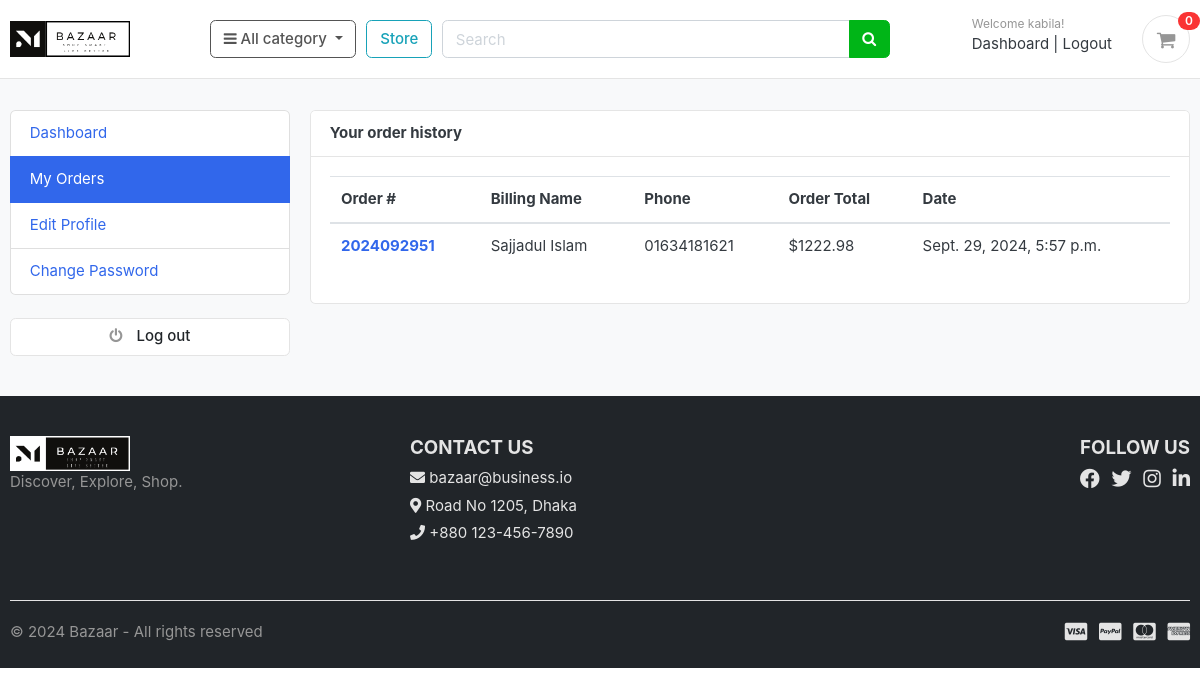
Page /accounts/my_orders/ (signed in) on the earlier database version.
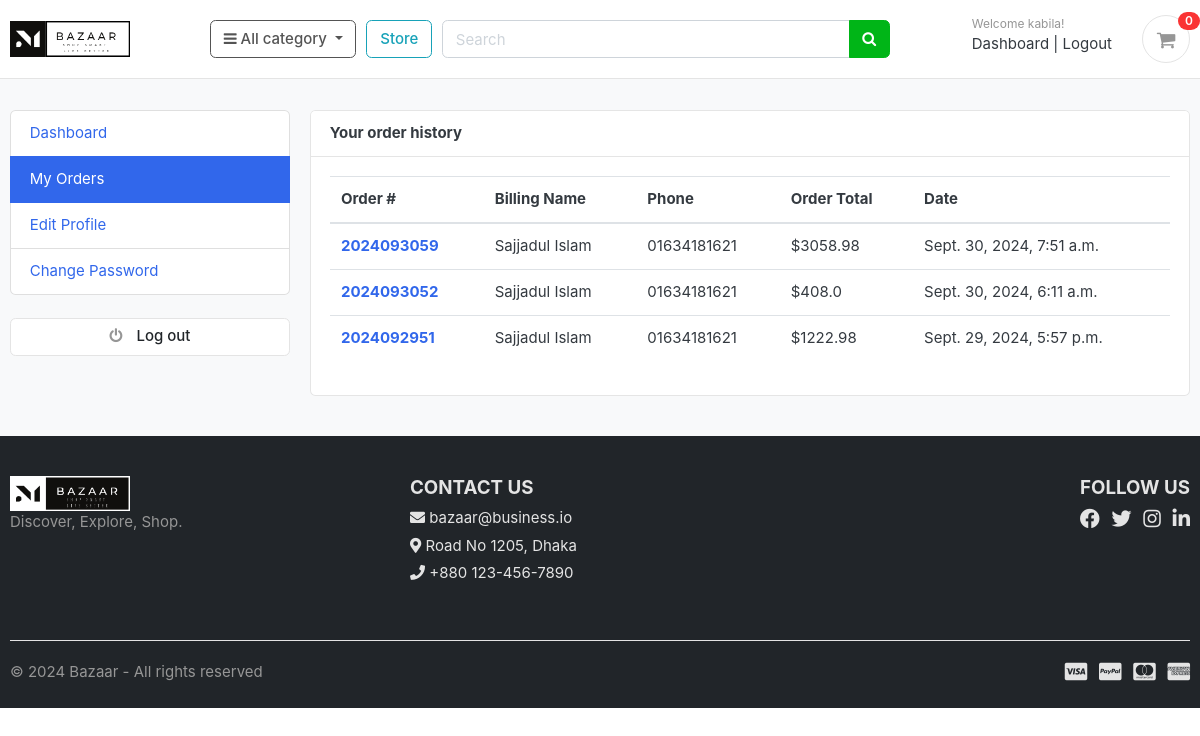
Same page on the later database version.
### accounts/models.py (models this page shows, shortened)
class Account(AbstractBaseUser):
    first_name      = models.CharField(max_length=50)
    last_name       = models.CharField(max_length=50)
    username        = models.CharField(max_length=50, unique=True)
    email           = models.EmailField(max_length=100, unique=True)
    phone_number    = models.CharField(max_length=50)
    date_joined     = models.DateTimeField(auto_now_add=True)
    last_login      = models.DateTimeField(auto_now=True)
    is_admin        = models.BooleanField(default=False)
    is_staff        = models.BooleanField(default=False)
    is_active        = models.BooleanField(default=False)
    is_superadmin        = models.BooleanField(default=False)
    USERNAME_FIELD = 'email'
    REQUIRED_FIELDS = ['username', 'first_name', 'last_name']
    objects = MyAccountManager()

### orders/models.py (models this page shows, shortened)
class Order(models.Model):
    STATUS = (
        ('New', 'New'),
        ('Accepted', 'Accepted'),
        ('Completed', 'Completed'),
        ('Cancelled', 'Cancelled'),
    )
    user = models.ForeignKey(Account, on_delete=models.SET_NULL, null=True)
    payment = models.ForeignKey(
        Payment, on_delete=models.SET_NULL, blank=True, null=True)
    order_number = models.CharField(max_length=20)
    first_name = models.CharField(max_length=50)
    last_name = models.CharField(max_length=50)
    phone = models.CharField(max_length=15)
    email = models.EmailField(max_length=50)
    address_line_1 = models.CharField(max_length=50)
    address_line_2 = models.CharField(max_length=50, blank=True)
    country = models.CharField(max_length=50)
    state = models.CharField(max_length=50)
    city = models.CharField(max_length=50)
    order_note = models.CharField(max_length=100, blank=True)
    order_total = models.FloatField()
    tax = models.FloatField()
    status = models.CharField(max_length=10, choices=STATUS, default='New')
    ip = models.CharField(blank=True, max_length=20)
    is_ordered = models.BooleanField(default=False)
    created_at = models.DateTimeField(auto_now_add=True)
    updated_at = models.DateTimeField(auto_now=True)
    def full_name(self):
        return f'{self.first_name} {self.last_name}'

### accounts/views.py (the view)
# urls.py: path('my_orders/', views.my_orders, name='my_orders'),
@login_required(login_url='login')
def my_orders(request):
    orders = Order.objects.filter(user=request.user, is_ordered=True).order_by('-created_at')
    context = {
        'orders': orders,
    }
    return render(request, 'accounts/my_orders.html', context)

### cart/context_processors.py (called while the page is built)
def counter(request):
    cart_count = 0
    if 'admin' in request.path:
        return {}
    else:
        try:
            cart = Cart.objects.filter(cart_id=_cart_id(request))
            if request.user.is_authenticated:
                cart_items = CartItem.objects.all().filter(user=request.user)
            else:
                cart_items = CartItem.objects.all().filter(cart=cart[:1])
            for cart_item in cart_items:
                cart_count += cart_item.quantity
        except Cart.DoesNotExist:
            cart_count = 0
    return dict(cart_count=cart_count)

### cart/views.py (called while the page is built)
def _cart_id(request):
    cart = request.session.session_key
    if not cart:
        cart = request.session.create()
    return cart

### category/context_processors.py (called while the page is built)
def menu_links(request):
    links = Category.objects.all()
    return dict(links=links)

### category/models.py (called while the page is built)
    def get_url(self):
        return reverse('products_by_category', args=[self.slug])

### accounts/templates/accounts/my_orders.html (shortened to what this page needs)
{% extends 'base.html' %}
{% block content %}
<section class="section-conten padding-y bg">
<div class="container">
	<div class="row">
	{% include 'accounts/dashboard_sidebar.html' %}
	<main class="col-md-9">
		<article class="card">
		<header class="card-header">
			<strong class="d-inline-block mr-3">Your order history</strong>
		</header>
		<div class="card-body">
			<div class="row">
			<div class="col-md-12">
				<table class="table table-hover">
				  <thead>
				    <tr>
				      <th scope="col">Order #</th>
				      <th scope="col">Billing Name</th>
				      <th scope="col">Phone</th>
				      <th scope="col">Order Total</th>
							<th scope="col">Date</th>
				    </tr>
				  </thead>
				  <tbody>
						{% for order in orders %}
				    <tr>
				      <th scope="row"><a href="{% url 'order_detail' order.order_number %}">{{order.order_number}}</a></th>
				      <td>{{order.full_name}}</td>
				      <td>{{order.phone}}</td>
				      <td>${{order.order_total}}</td>
							<td>{{order.created_at}}</td>
				    </tr>
				{% endfor %}
				  </tbody>
				</table>
			</div>
			</div>
		</div>
		</article>
	</main>
</div>
</div>
</section>
{% endblock %}

### templates/base.html (shortened to what this page needs)
{% load static %}
<!DOCTYPE HTML>
<html lang="en">
<head>
  <link href="{% static 'css/bootstrap.css' %}" rel="stylesheet" type="text/css" />
  <link href="{% static 'fonts/fontawesome/css/all.min.css' %}" type="text/css" rel="stylesheet">
  <link href="{% static 'css/ui.css' %}" rel="stylesheet" type="text/css" />
  <link href="{% static 'css/responsive.css' %}" rel="stylesheet" media="only screen and (max-width: 1200px)" />
  <link href="{% static 'css/custom.css' %}" rel="stylesheet" type="text/css" />
  <link rel="stylesheet" href="https://cdnjs.cloudflare.com/ajax/libs/font-awesome/4.7.0/css/font-awesome.min.css">
</head>
<body>
  {% include 'includes/navbar.html' %}
  {% block content %}{% endblock %}
  {% include 'includes/footer.html' %}

### templates/includes/navbar.html (shortened to what this page needs)
{% load static %}
<header class="section-header fixed-top pb-8" style="background-color: white;">
  <section class="header-main border-bottom">
    <div class="container">
      <div class="row align-items-center">
        <div class="col-lg-2 col-md-3 col-6">
          <a href="{% url 'home' %}" class="brand-wrap">
            <img src="{% static 'images/black.png' %}" alt="Bazaar Logo" style="width: 120px; height: auto;">
          </a>
        </div>
        <div class="col-lg col-sm col-md col-6 flex-grow-0">
          <div class="category-wrap dropdown d-inline-block float-right">
            <button type="button" class="btn btn-outline-secondary dropdown-toggle" data-toggle="dropdown">
              <i class="fa fa-bars"></i> All category
            </button>
          </div>
        </div>
        <a href="{% url 'store' %}" class="btn btn-outline-info">Store</a>
        <div class="col-lg col-md-6 col-sm-12 col">
          <form action="{% url 'search' %}" class="search" method="GET">
            <div class="input-group w-100">
              <input type="text" class="form-control" style="width: 60%" placeholder="Search" name="keyword" />
              <div class="input-group-append">
                <button class="btn btn-success text-white" type="submit">
                  <i class="fa fa-search"></i>
                </button>
              </div>
            </div>
          </form>
        </div>
        <div class="col-lg-3 col-sm-6 col-8 order-2 order-lg-3">
          <div class="d-flex justify-content-end mb-3 mb-lg-0">
            {% if user.id is None %}
            <div class="widget-header">
              <small class="title text-muted">Welcome guest!</small>
              <div>
                <a href="{% url 'login' %}">Login</a>
                <span class="dark-transp"> | </span>
                <a href="{% url 'register' %}"> Register</a>
              </div>
            </div>
            {% else %}
            <div class="widget-header">
              <small class="title text-muted">Welcome {{user.first_name}}!</small>
              <div>
                <a href="{% url 'dashboard' %}">Dashboard</a>
                <span class="dark-transp"> | </span>
                <a href="{% url 'logout' %}"> Logout</a>
              </div>
            </div>
            {% endif %}
            <a href="{% url 'cart' %}" class="widget-header pl-3 ml-3">
              <div class="icon icon-sm rounded-circle border">
                <i class="fa fa-shopping-cart"></i>
              </div>
              <span class="badge badge-pill badge-danger notify">{{cart_count}}</span>
            </a>
          </div>
        </div>
      </div>
    </div>
  </section>
</header>

### accounts/templates/accounts/dashboard_sidebar.html
<aside class="col-md-3">
  <ul class="list-group">
    <a class="list-group-item {% if '/accounts/' == request.path %}active{% endif %}"
    href="{% url 'dashboard' %}"> Dashboard </a>
    <a class="list-group-item {% if '/my_orders/' in request.path %}active{% endif %}"
    href="{% url 'my_orders' %}"> My Orders </a>
    <a class="list-group-item {% if '/edit_profile/' in request.path %}active{% endif %}"
    href="{% url 'edit_profile' %}"> Edit Profile </a>
    <a class="list-group-item {% if '/change_password/' in request.path %}active{% endif %}"
    href="{% url 'change_password' %}"> Change Password </a>
  </ul>
  <br>
  <a class="btn btn-light btn-block" href="{% url 'logout' %}"> <i class="fa fa-power-off"></i> <span class="text">Log out</span> </a>
</aside>

### templates/includes/footer.html
{% load static %}
<footer class="section-footer bg-dark text-light" style="background: #343a40;">
	<div class="container">
		<section class="footer-top padding-y">
			<div class="row">
				<aside class="col-md-4 text-center text-md-left mb-4 mb-md-0">
					<div class="footer-logo">
						<img src="{% static 'images/white.png' %}" alt="Bazaar Logo"
							style="width: 120px; height: auto;">
					</div>
					<p class="text-muted">Discover, Explore, Shop.</p>
				</aside>
				<aside class="col-md-4">
					<h5 class="text-uppercase">Contact Us</h5>
					<ul class="list-unstyled">
						<li><i class="fas fa-envelope"></i> bazaar@business.io</li>
						<li><i class="fas fa-map-marker-alt"></i> Road No 1205, Dhaka</li>
						<li><i class="fas fa-phone"></i> +880 123-456-7890</li>
					</ul>
				</aside>
				<aside class="col-md-4 text-md-right text-center">
					<h5 class="text-uppercase">Follow Us</h5>
					<ul class="list-inline">
						<li class="list-inline-item">
							<a href="#" class="text-light social-icon" style="transition: color 0.3s ease;"
								onmouseover="this.style.color='#007bff'" onmouseout="this.style.color='light'"><i
									class="fab fa-facebook fa-lg"></i></a>
						</li>
						<li class="list-inline-item">
							<a href="#" class="text-light social-icon" style="transition: color 0.3s ease;"
								onmouseover="this.style.color='#007bff'" onmouseout="this.style.color='light'"><i
									class="fab fa-twitter fa-lg"></i></a>
						</li>
						<li class="list-inline-item">
							<a href="#" class="text-light social-icon" style="transition: color 0.3s ease;"
								onmouseover="this.style.color='#007bff'" onmouseout="this.style.color='light'"><i
									class="fab fa-instagram fa-lg"></i></a>
						</li>
						<li class="list-inline-item">
							<a href="#" class="text-light social-icon" style="transition: color 0.3s ease;"
								onmouseover="this.style.color='#007bff'" onmouseout="this.style.color='light'"><i
									class="fab fa-linkedin fa-lg"></i></a>
						</li>
					</ul>
				</aside>
			</div>
		</section>
		<section class="footer-bottom border-top padding-y" style="border-top: 1px solid rgba(255, 255, 255, 0.1);">
			<div class="row">
				<div class="col-md-6 text-center text-md-left">
					<p class="text-muted mb-0">© 2024 Bazaar - All rights reserved</p>
				</div>
				<div class="col-md-6 text-center text-md-right">
					<ul class="list-inline">
						<li class="list-inline-item"><i class="fab fa-cc-visa fa-lg"></i></li>
						<li class="list-inline-item"><i class="fab fa-cc-paypal fa-lg"></i></li>
						<li class="list-inline-item"><i class="fab fa-cc-mastercard fa-lg"></i></li>
						<li class="list-inline-item"><i class="fab fa-cc-amex fa-lg"></i></li>
					</ul>
				</div>
			</div>
		</section>
	</div>
</footer>

### static/css/ui.css (style rules this page uses)
html { font-family: "Inter", sans-serif; font-size: 15px; }
.icon-xs, .icon-sm, .icon-md, .icon-lg { display: inline-block; text-align: center; flex-shrink: 0; flex-grow: 0; }
.icon-sm { width: 48px; height: 48px; line-height: 48px !important; font-size: 20px; }
.padding-y { padding-top: 40px; padding-bottom: 40px; }
article:after, .form-group:after { display: block; clear: both; content: ""; }
.bg { background-color: #f8f9fa; }
p:last-child { margin-bottom: 0; }
.header-main { position: relative; padding-top: 1rem; padding-bottom: 1rem; }
.widget-header { display: inline-block; vertical-align: middle; position: relative; }
.widget-header a { color: #343a40; }
.widget-header i { color: #969696; }
.widget-header .title { display: block; }
.widget-header .notify { position: absolute; top: -3px; right: -10px; }
.section-footer ul li { margin-bottom: 5px; }
.section-footer ul a { color: inherit; }
.footer-bottom { padding-top: 20px; padding-bottom: 20px; }
.btn-light { background-color: #fff; border-color: #e4e4e4; }
.btn-light i { color: #969696; }
.btn i + .text { margin-left: 10px; }
.list-inline { margin-bottom: 0; }
.list-inline-item { vertical-align: middle; }
[class*=list-] li:after { visibility: hidden; display: block; content: ""; overflow: hidden; height: 0; clear: both; }
.notify { position: absolute; top: -4px; right: -10px; display: inline-block; padding: 0.25em 0.6em; font-size: 12px; line-height: 1; text-align: center; border-radius: 3rem; color: #fff; background-color: #fa3434; }

### templates/base.html (style rules this page uses)
body { padding-top: 70px; }
.fixed-top { z-index: 1030; }

Differences in the rows shown:
added Order: order_number "2024093059", full_name "Sajjadul Islam", phone "01634181621", order_total "3058.98", created_at "Sept. 30, 2024, 7:51 a.m."
added Order: order_number "2024093052", full_name "Sajjadul Islam", phone "01634181621", order_total "408.0", created_at "Sept. 30, 2024, 6:11 a.m."
